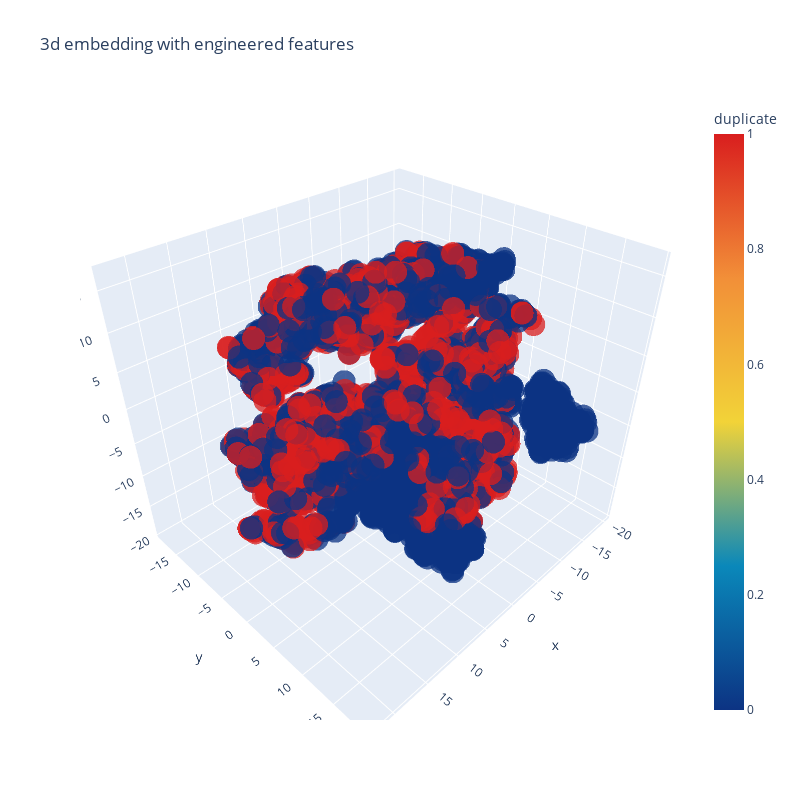

Notebook code for this chart:
### Code cell
!pip3 install plotly
import plotly.offline as py
py.init_notebook_mode(connected=True)
import plotly.graph_objs as go
import plotly.tools as tls
import os
import gc
trace1 = go.Scatter3d(
    x=tsne3d[:,0],
    y=tsne3d[:,1],
    z=tsne3d[:,2],
    mode='markers',
    marker=dict(
        sizemode='diameter',
        color = y,
        colorscale = 'Portland',
        colorbar = dict(title = 'duplicate'),
        line=dict(color='rgb(255, 255, 255)'),
        opacity=0.75
    )
)

data1=[trace1]
layout=dict(height=800, width=800, title='3d embedding with engineered features')
fig=dict(data=data1, layout=layout)
py.iplot(fig, filename='3DBubble')

### Figure 1 — Plotly figure (JSON) as saved in the notebook; plotly's stock layout.template omitted (floating-point values rounded to 4 significant figures; data arrays with more than 128 entries replaced by an {"elided": "..."} marker saying what was removed)
{"data": [{"marker": {"color": {"elided": "5000 int values"}, "colorbar": {"title": {"text": "duplicate"}}, "colorscale": [[0, "rgb(12,51,131)"], [0.25, "rgb(10,136,186)"], [0.5, "rgb(242,211,56)"], [0.75, "rgb(242,143,56)"], [1, "rgb(217,30,30)"]], "line": {"color": "rgb(255, 255, 255)"}, "opacity": 0.75, "sizemode": "diameter"}, "mode": "markers", "type": "scatter3d", "x": {"elided": "5000 float values"}, "y": {"elided": "5000 float values"}, "z": {"elided": "5000 float values"}}], "layout": {"height": 800, "title": {"text": "3d embedding with engineered features"}, "width": 800}}
